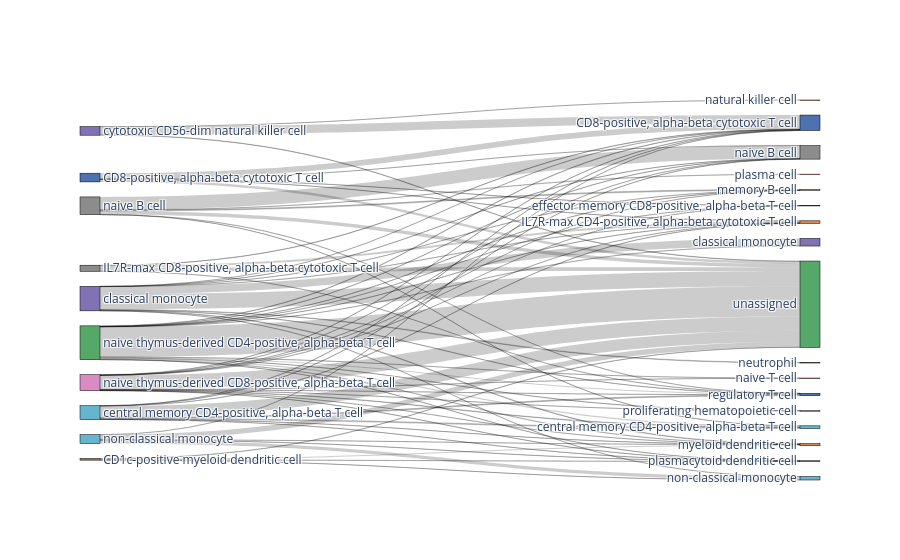

Notebook code for this chart:
### Markdown cell above
## bescaFv2_label vs Sig-annot

### Code cell
fig = bc.tl.report(adata_pred, 
                   celltype =  "dblabel", method = "cellassign", 
                   analysis_name =  "bescaFv2",
             train_datasets= "bescaFv2", test_dataset= "pbmc3k", name_report= "cellassign_Fv2",
             merge = merge, name_prediction = 'bescaFv2_label', 
             use_raw = use_raw,  genes_to_use = genes_to_use,
             remove_nonshared = False, clustering =clustering, asymmetric_matrix = True)

#fig.show()

### Figure 1 — Plotly figure (JSON) as saved in the notebook; plotly's stock layout.template omitted (floating-point values rounded to 4 significant figures)
{"data": [{"link": {"source": [8, 8, 8, 8, 8, 8, 8, 8, 8, 8, 8, 8, 6, 6, 6, 6, 6, 6, 3, 3, 3, 3, 3, 3, 3, 3, 4, 4, 4, 4, 4, 4, 4, 4, 4, 4, 2, 2, 2, 2, 9, 9, 9, 9, 9, 7, 7, 7, 7, 7, 7, 7, 7, 7, 7, 7, 7, 7, 1, 1, 1, 1, 1, 5, 5, 5, 0, 0, 0, 0], "target": [10, 26, 12, 17, 15, 16, 25, 11, 14, 23, 18, 24, 26, 12, 17, 15, 25, 22, 10, 26, 12, 17, 16, 25, 11, 23, 10, 26, 17, 15, 20, 16, 21, 25, 13, 11, 10, 26, 25, 11, 10, 26, 16, 21, 23, 10, 26, 12, 17, 15, 16, 25, 13, 11, 14, 23, 18, 24, 10, 26, 17, 11, 14, 10, 26, 19, 26, 16, 21, 23], "value": [5, 255, 9, 3, 1, 2, 3, 2, 1, 1, 2, 1, 62, 1, 232, 17, 1, 4, 4, 205, 16, 1, 2, 16, 3, 3, 1, 273, 2, 1, 11, 10, 1, 4, 134, 1, 6, 67, 1, 36, 2, 90, 3, 60, 4, 8, 537, 23, 4, 1, 3, 18, 2, 3, 1, 2, 3, 1, 105, 44, 1, 2, 4, 146, 7, 1, 5, 19, 1, 4]}, "node": {"color": ["#937860", "#4c72b0", "#8c8c8c", "#64b5cd", "#8172b3", "#8172b3", "#8c8c8c", "#55a868", "#da8bc3", "#64b5cd", "#4c72b0", "#dd8452", "#64b5cd", "#8172b3", "#4c72b0", "#ccb974", "#dd8452", "#8c8c8c", "#c44e52", "#dd8452", "#ccb974", "#64b5cd", "#c44e52", "#937860", "#da8bc3", "#4c72b0", "#55a868"], "label": ["CD1c-positive myeloid dendritic cell", "CD8-positive, alpha-beta cytotoxic T cell", "IL7R-max CD8-positive, alpha-beta cytotoxic T cell", "central memory CD4-positive, alpha-beta T cell", "classical monocyte", "cytotoxic CD56-dim natural killer cell", "naive B cell", "naive thymus-derived CD4-positive, alpha-beta T cell", "naive thymus-derived CD8-positive, alpha-beta T cell", "non-classical monocyte", "CD8-positive, alpha-beta cytotoxic T cell", "IL7R-max CD4-positive, alpha-beta cytotoxic T cell", "central memory CD4-positive, alpha-beta T cell", "classical monocyte", "effector memory CD8-positive, alpha-beta T cell", "memory B cell", "myeloid dendritic cell", "naive B cell", "naive T cell", "natural killer cell", "neutrophil", "non-classical monocyte", "plasma cell", "plasmacytoid dendritic cell", "proliferating hematopoietic cell", "regulatory T cell", "unassigned"], "line": {"color": "black", "width": 0.5}, "pad": 15, "thickness": 20}, "type": "sankey"}], "layout": {}}
